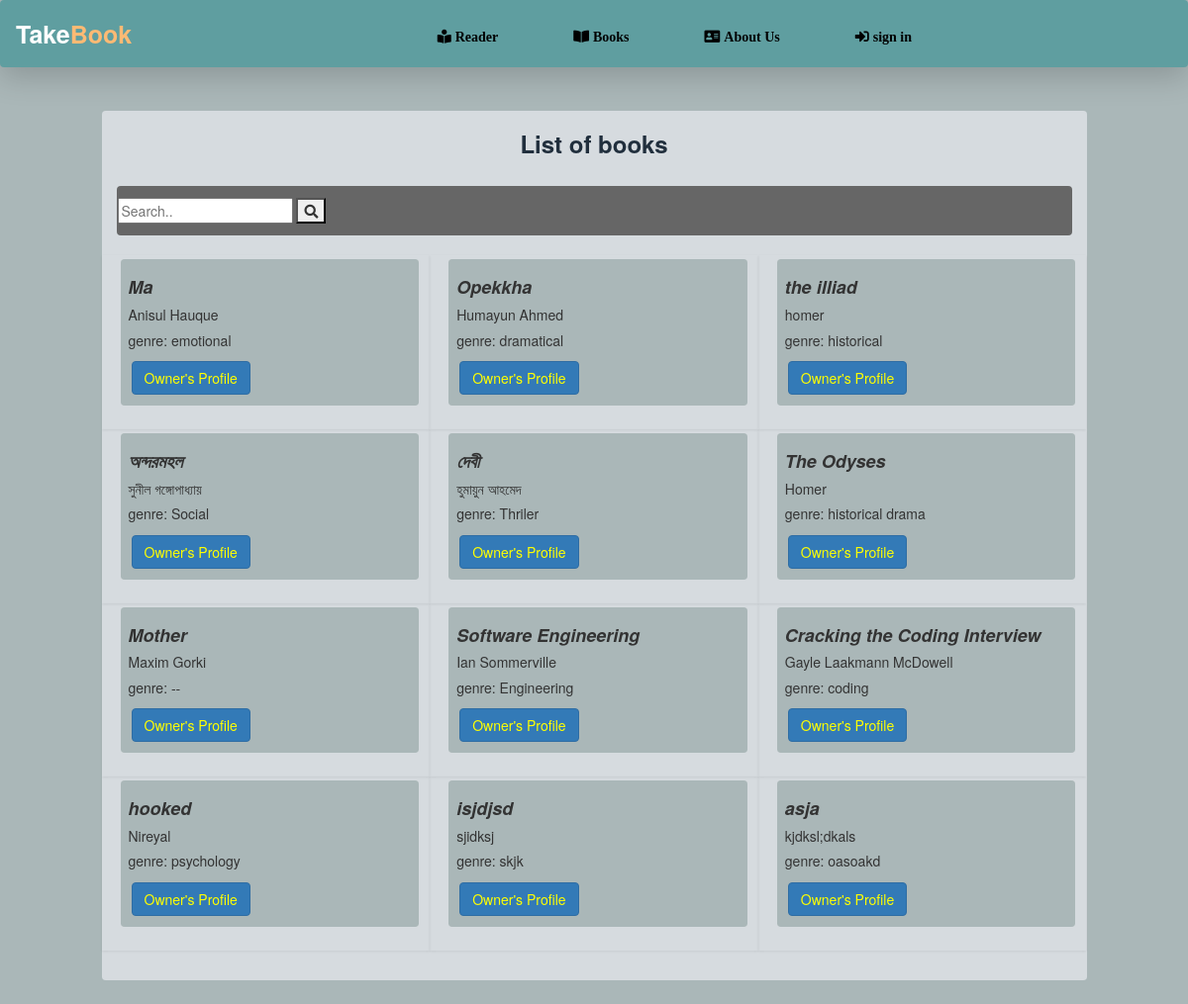
/books/, run on an earlier commit of the app's database.
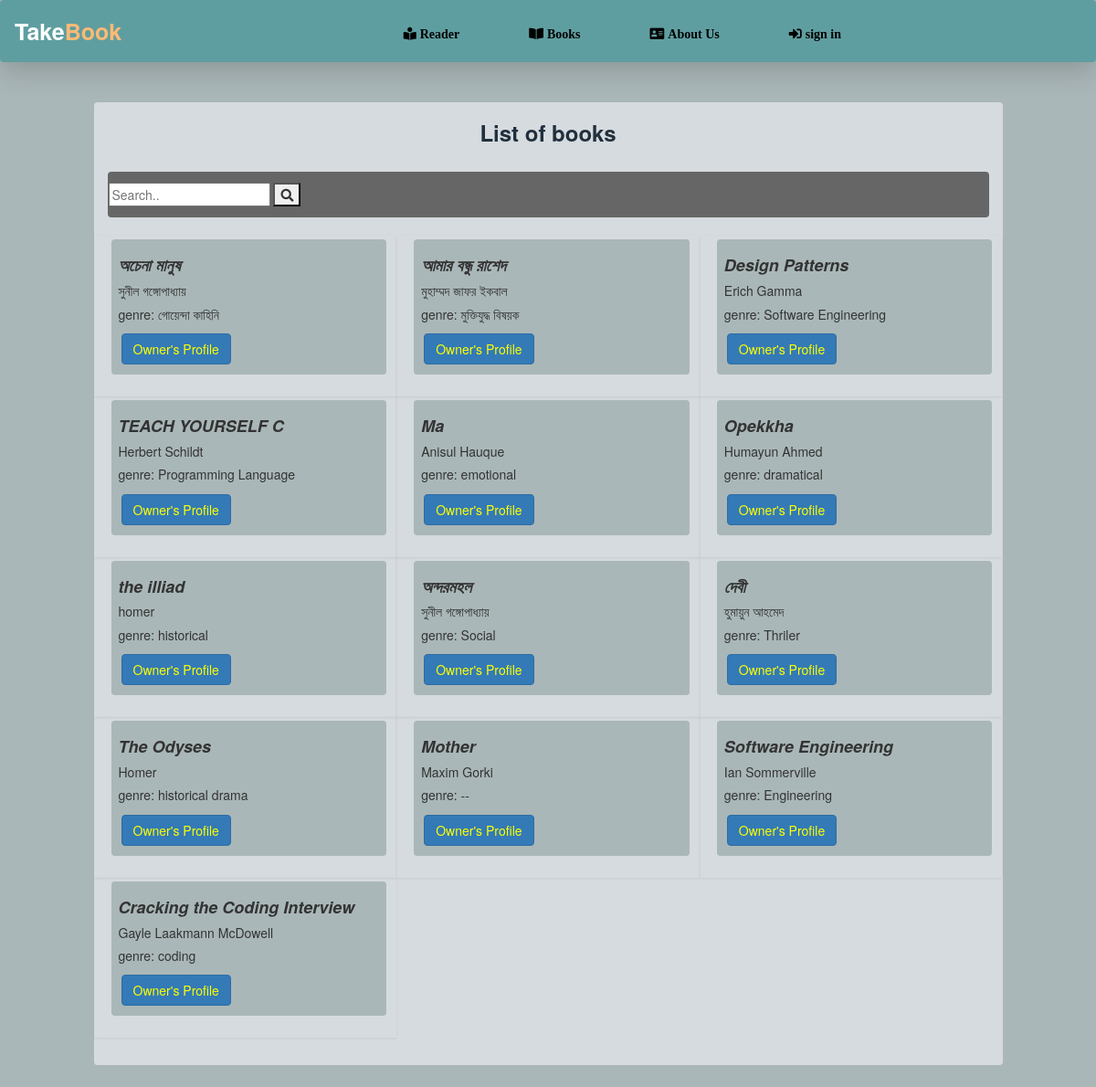
And on a later commit of the database.
### profileapp/models.py (models this page shows, shortened)
class Book(models.Model):
    owner=models.ForeignKey(User,on_delete=models.CASCADE)
    title=models.CharField(max_length=100)
    author=models.CharField(max_length=100,null=True)
    genre=models.CharField(max_length=100,null=True)
    availability = models.IntegerField(default=0)
    created_at = models.DateTimeField(auto_now_add=True)

### profileapp/views.py (the view)
# urls.py: path('books/',profileview.books,name='books'),
def books(request):
    if request.method == "POST":
        title = request.POST.get('title', '')
        book_list = Book.objects.filter(title__icontains=title)
        return render(request, 'profile/book_search_result.html', {'books': book_list})
    else:
        book_list = Book.objects.all().order_by('-created_at')
        paginator = Paginator(book_list, 15)  # Show 15 books per page
        page_number = request.GET.get('page')
        page_obj = paginator.get_page(page_number)
        return render(request, 'profile/books.html', {'page_obj': page_obj})

### templates/profile/books.html (shortened to what this page needs)
<!DOCTYPE html>
<html lang="en">
<head>
    <link href="https://cdn.jsdelivr.net/npm/bootstrap@5.3.2/dist/css/bootstrap.min.css" rel="stylesheet">
    <link rel="stylesheet" href="https://maxcdn.bootstrapcdn.com/bootstrap/3.4.1/css/bootstrap.min.css">
    <link rel="stylesheet" href="https://cdnjs.cloudflare.com/ajax/libs/font-awesome/5.15.2/css/all.min.css"/>
    </head>
    <body>
    <nav class="navbar navbar-expand-lg shadow-lg " style="background-color: #5F9EA0;">
        <di class="container-fluid">
            <a class="navbar-brand" href="{% url 'home' %}">
              <strong class="text-white fs-1">Take<span class="text-orange-300">Book</span> </strong>
            </a>
          <ul class="navbar-nav ms-auto">
              <li class="nav-item"><a href={% url 'readers' %} class="btn"><i class="fas fa-book-reader" style="color:black;margin:8px 0px 0px 50px"><span style="color:black;margin-left:4px">Reader</span></i></a></li>
              <li class="nav-item"><a href={% url 'books' %} class="btn"><i class="fas fa-book-open" style="color:black;margin:8px 0px 0px 50px"><span style="color:black;margin-left:4px">Books</span></i></a></li>
              <li class="nav-item"><a href={% url 'about' %} class="btn"><i class="fas fa-address-card" style="color:black;margin:8px 0px 0px 50px"><span style="color:black;margin-left:4px">About Us</span></i></a></li>
              {% if user.is_authenticated %}
              <li class="nav-item"><a href={% url 'profile' username=user.username %} class="btn"><i class="fas fa-user" style="color:black;margin:8px 0px 0px 50px"><span style="color:black;margin-left:4px">Profile</span></i></a></li>
              <li class="nav-item"><a href={% url 'logout' %} class="btn btn-danger navbar-btn" style="color:black;margin:3px 15px 3px 150px">Log out</a></li>
              {% else %}
              <li class="nav-item"><a href="{% url 'login' %}" class="btn"><i class="fas fa-sign-in-alt" style="color:black;margin:8px 250px 0px 50px"><span style="color:black;margin-left:4px">sign in</span></i></a></li>
              {% endif %}
          </ul>
      </nav>
      <div class="container-fluid" style="padding:24px 0px 24px 0px;" >
        <div class="row">
        <div class="col-md-1"></div>
        <div class="col-md-10">
          <div class="container-fluid  rounded" style="background-color: #d6dbdf;">
            <h3 class="text-center" style="color:  #212f3d "><strong>List of books </strong></h3><br>
              <nav class="navbar  navbar-expand-lg " style="background-color: #666">
                <div class="search-container">
                 <form method="post" action="{% url 'books' %}" enctype="multipart/form-data"> {% csrf_token %}
                    <input type="text" placeholder="Search.." name="title">
                    <button type="submit"><i class="fa fa-search"></i></button>
                 </form>
                </div>
              </nav>
            <div class="row">
              {% for book in page_obj %}
               <div class="col-sm-12 col-md-6 col-lg-4 shadow-sm">
               <div class="container-fluid rounded" style="background-color: #aab7b8; padding:8px;margin:4px;">
                  <i><h4 class="card-text"><strong>{{book.title}}</strong></h4></i>
                  <h5 class="card-text">{{book.author}}</h5>
                  <h5>genre: {{ book.genre }}</h5>
                  <a href={% url 'profile' username=book.owner %} class="btn btn-primary" style="color:yellow;margin:3px">Owner's Profile</a>
                </div><br>
                </div>
              {% endfor %}
            </div>
          </div>
        </div>
      </div>
    </div>
</body>
</html>

What changed in the data, as far as the page shows it:
removed Book: title "hooked", author "Nireyal", genre "psychology"
removed Book: title "isjdjsd", author "sjidksj", genre "skjk"
removed Book: title "asja", author "kjdksl;dkals", genre "oasoakd"
added Book: title "অচেনা মানুষ", author "সুনীল গঙ্গোপাধ্যায়", genre "গোয়েন্দা কাহিনি"
added Book: title "আমার বন্ধু রাশেদ", author "মুহাম্মদ জাফর ইকবাল", genre "মুক্তিযুদ্ধ বিষয়ক"
added Book: title "Design Patterns", author "Erich Gamma", genre "Software Engineering"
added Book: title "TEACH YOURSELF C", author "Herbert Schildt", genre "Programming Language"
